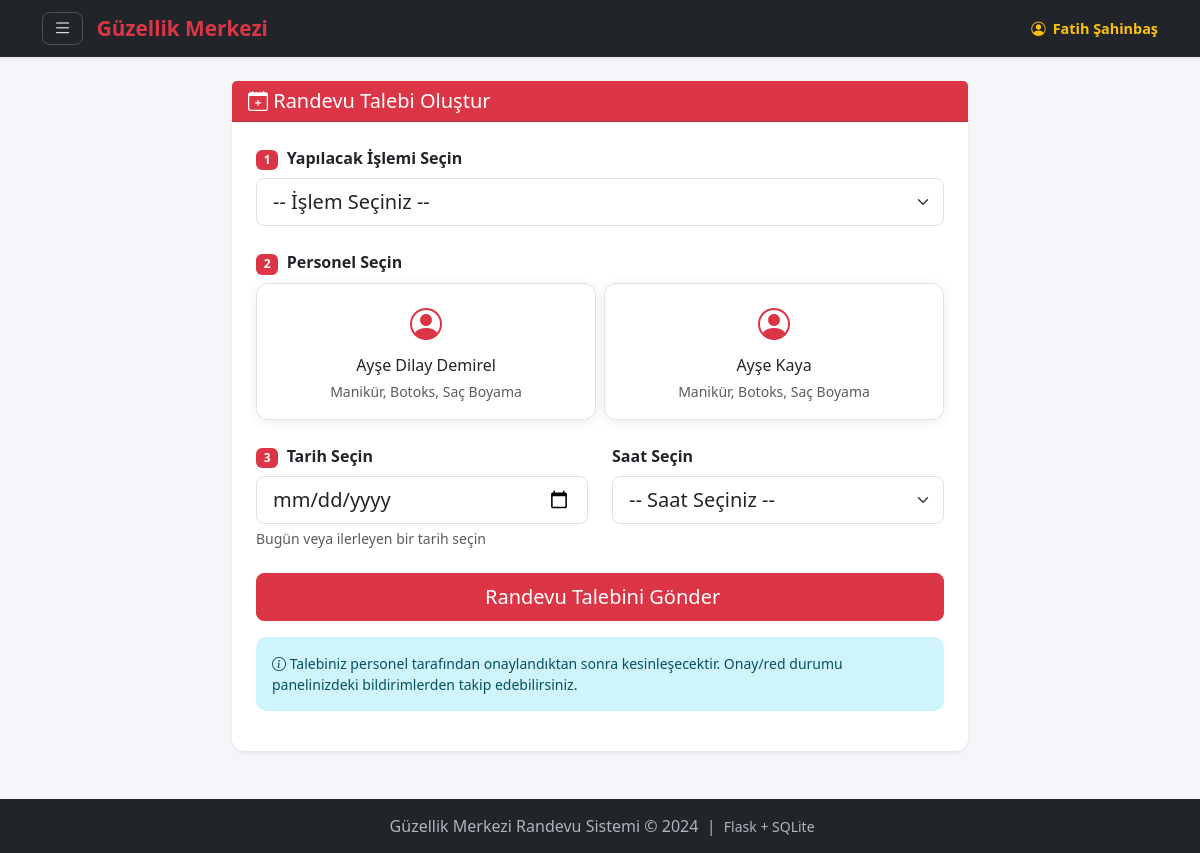
Page /musteri/randevu-al (signed in) on the committed database.
### tables this page shows
CREATE TABLE personeller (
            id          INTEGER PRIMARY KEY AUTOINCREMENT,
            ad_soyad    TEXT    NOT NULL,
            email       TEXT    NOT NULL UNIQUE,
            sifre_hash  TEXT    NOT NULL,
            uzmanlik    TEXT    NOT NULL,          -- Yaptığı işlem (botoks, saç vb.)
            rol         TEXT    DEFAULT 'personel', -- 'personel' veya 'admin'
            aktif       INTEGER DEFAULT 1
        );

### routes/musteri_routes.py (the view, shortened to what this page needs)
@musteri_bp.route('/randevu-al', methods=['GET', 'POST'])
@giris_gerekli
def randevu_al():
    db = get_db()
    personeller_raw = db.execute('''
        SELECT DISTINCT p.id, p.ad_soyad
        FROM personeller p
        JOIN personel_uzmanliklar pu ON p.id = pu.personel_id
        JOIN hizmetler h ON pu.hizmet_id = h.id
        WHERE p.aktif = 1 AND p.rol = 'personel' AND h.aktif = 1
        ORDER BY p.ad_soyad
    ''').fetchall()
    personeller = []
    for p in personeller_raw:
        hizmetler_row = db.execute('''
            SELECT h.ad FROM hizmetler h
            JOIN personel_uzmanliklar pu ON h.id = pu.hizmet_id
            WHERE pu.personel_id = ? AND h.aktif = 1
        ''', (p['id'],)).fetchall()
        uzmanlik_listesi = [h['ad'] for h in hizmetler_row]
        personeller.append({
            'id': p['id'],
            'ad_soyad': p['ad_soyad'],
            'uzmanlik': uzmanlik_listesi,           # liste: ['Botoks', 'Dolgu']
            'uzmanlik_str': ', '.join(uzmanlik_listesi)  # gösterim için
        })
    islemler = db.execute(
        'SELECT * FROM hizmetler WHERE aktif=1 ORDER BY ad'
    ).fetchall()
    return render_template('musteri/randevu_al.html',
                           personeller=personeller, islemler=islemler)

### database.py (called while the page is built)
def get_db():
    if 'db' not in g:
        g.db = sqlite3.connect(
            current_app.config['DATABASE'],
            detect_types=sqlite3.PARSE_DECLTYPES
        )
        g.db.row_factory = sqlite3.Row
    return g.db

### routes/musteri_routes.py (called while the page is built)
def giris_gerekli(f):
    from functools import wraps
    @wraps(f)
    def decorated(*args, **kwargs):
        if not musteri_mi():
            flash('Bu sayfayı görüntülemek için giriş yapmalısınız.', 'warning')
            return redirect(url_for('auth.login_page'))
        return f(*args, **kwargs)
    return decorated

### utils/auth_helper.py (called while the page is built)
def musteri_mi() -> bool:
    return session.get('kullanici_rol') == 'musteri'

### templates/musteri/randevu_al.html (shortened to what this page needs)
{% extends 'base.html' %}  {% block icerik %}
<div class="row justify-content-center">
  <div class="col-md-8">
    <div class="card shadow-sm">
      <div class="card-header bg-danger text-white">
        <h5 class="mb-0">
          <i class="bi bi-calendar-plus"></i>
          Randevu Talebi Oluştur
        </h5>
      </div>
      <div class="card-body p-4">
        <form
          method="POST"
          action="{{ url_for('musteri.randevu_al') }}"
          id="randevuForm"
        >
          <div class="mb-4">
            <label class="form-label fw-bold">
              <span class="badge bg-danger me-1">1</span>
              Yapılacak İşlemi Seçin
            </label>
            <select
              class="form-select form-select-lg"
              name="islem"
              id="islemSelect"
              required
              onchange="personelFiltrele()"
            >
              <option value="">-- İşlem Seçiniz --</option>
            </select>
          </div>
          <div class="mb-4">
            <label class="form-label fw-bold">
              <span class="badge bg-danger me-1">2</span>
              Personel Seçin
            </label>
            <div class="row g-2" id="personelKartlar">
              {% for personel in personeller %}
              <div
                class="col-md-6 personel-kart"
                data-uzmanlik="{{ personel['uzmanlik'] | tojson }}"
              >
                <div
                  class="card border h-100 personel-secim-karti"
                  onclick="personelSec({{ personel['id'] }}, this)"
                  style="cursor: pointer"
                >
                  <div class="card-body text-center p-3">
                    <i
                      class="bi bi-person-circle text-danger"
                      style="font-size: 2rem"
                    ></i>
                    <h6 class="mt-2 mb-1">{{ personel['ad_soyad'] }}</h6>
                    <small class="text-muted">{{ personel['uzmanlik_str'] }}</small>
                  </div>
                </div>
              </div>
              {% endfor %}
            </div>
          </div>
          <div class="row mb-4">
            <div class="col-md-6">
              <label class="form-label fw-bold">
                <span class="badge bg-danger me-1">3</span>
                Tarih Seçin
              </label>
              <input
                type="date"
                class="form-control form-control-lg"
                name="tarih"
                id="tarihInput"
                required
              />
              <div class="form-text">Bugün veya ilerleyen bir tarih seçin</div>
            </div>
            <div class="col-md-6">
              <label class="form-label fw-bold"> Saat Seçin </label>
              <select class="form-select form-select-lg" name="saat" required>
                <option value="">-- Saat Seçiniz --</option>
              </select>
            </div>
          </div>
          <div class="d-grid">
            <button type="submit" class="btn btn-danger btn-lg">
               Randevu Talebini Gönder
            </button>
          </div>
          <div class="alert alert-info mt-3 small">
            <i class="bi bi-info-circle"></i>
            Talebiniz personel tarafından onaylandıktan sonra kesinleşecektir.
            Onay/red durumu panelinizdeki bildirimlerden takip edebilirsiniz.
          </div>
        </form>
      </div>
    </div>
  </div>
</div>
{% endblock %}

### templates/base.html (style rules this page uses)
:root { --mp-kirmizi: #dc3545; --mp-koyu: #212529; --mp-acik: #f8f9fa; }
body { background-color: #f5f6fa; font-family: "Segoe UI", sans-serif; }
.card { border: none; border-radius: 12px; box-shadow: 0 2px 12px rgba(0,0,0,0.08); }
.alert { border-radius: 10px; border: none; }

### rows in the picture
personeller: ad_soyad "Ayşe Dilay Demirel", uzmanlik_str "Manikür, Botoks, Saç Boyama"
personeller: ad_soyad "Ayşe Kaya", uzmanlik_str "Manikür, Botoks, Saç Boyama"

### other values in the picture
{{ session.kullanici_adi }} "Fatih Şahinbaş"
